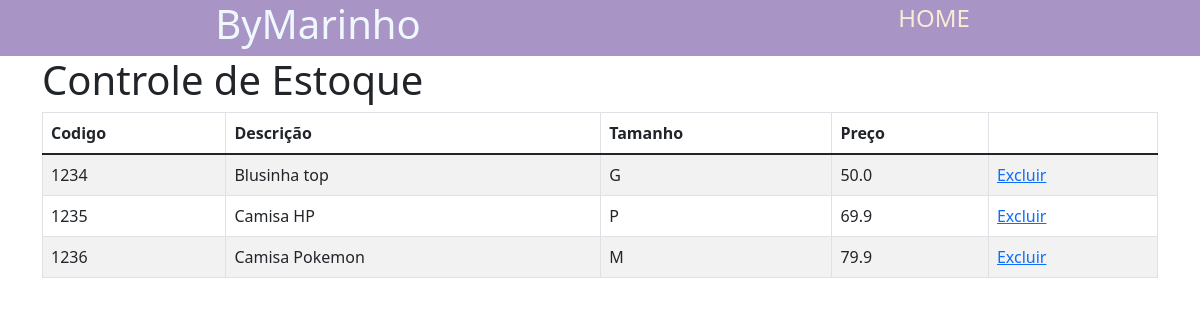
/estoque (signed in), run on an earlier commit of the app's database.
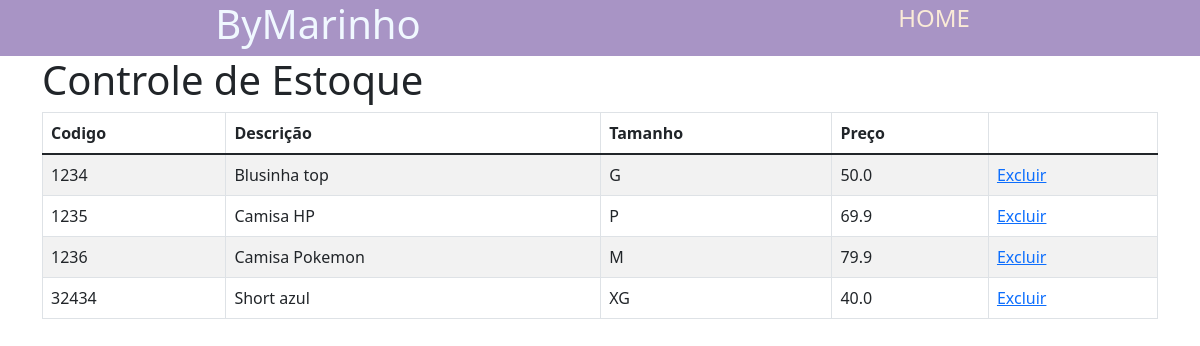
And on a later commit of the database.
### tables this page shows
CREATE TABLE itens(
          codigo TEXT NOT NULL PRIMARY KEY,
          descricao TEXT NOT NULL,
          tamanho TEXT NOT NULL,
          preco FLOAT NOT NULL
        );

### app.py (the view)
@app.route('/estoque')
def estoque():
    if 'usuario_autenticado' not in session or session['usuario_autenticado'] == None:
        return redirect(url_for('login', prox=url_for('estoque')))
    return render_template('lista.html',
        titulo='Controle de Estoque',
        produtos=itens_values()
    )

### op_bd.py (called while the page is built)
def select_itens():
    try:
        conn = sqlite3.connect('flask/sistema_loja.db')
        query = """
                    SELECT codigo, descricao, tamanho, preco
                    FROM itens ORDER BY descricao;
            """
        cursor = conn.execute(query)
        employers_dict = [
                            {'codigo': linha[0], 'descricao': linha[1], 'tamanho': linha[2], 'preco': linha[3]}
                            for linha in cursor.fetchall()
                        ]
    except:
        conn.close()
    else:
        return ({'itens': employers_dict})

### values.py (called while the page is built)
def itens_values():
    class Itens:
        def __init__(self, codigo, descricao, tamanho, preco):
            self.codigo = codigo
            self.descricao = descricao
            self.tamanho = tamanho
            self.preco = preco
    dictionary = select_itens()
    lista = []
    for i in dictionary['itens']:
        p = Itens(i['codigo'], i['descricao'], i['tamanho'], i['preco'])
        lista.append(p)
    return lista

### templates/lista.html (shortened to what this page needs)
<!DOCTYPE html>
<html lang="en">
<head>
    <link rel="stylesheet" href="../static/style_cab.css">
</head>
<body>
    <header>
        <div class="container-logo">
            <div class="logo-texto"><h1>ByMarinho</h1>
            </div>
        </div>
        <div class="menu">
            <ul>
                <li><a href="/">Home</a></li>
            </ul>
        </div>
    </header>
</body>
</html>
{% extends "template.html" %}
{% block conteudo %}
        <table class="table table-striped table-responsive table-bordered">
            <thead class="thead-default">
                <tr>
                    <th>Codigo</th>
                    <th>Descrição</th>
                    <th>Tamanho</th>
                    <th>Preço</th>
                    <th></th>
                </tr>
            </thead>
            <tbody>
            {% for produto in produtos %}
                <tr>
                    <td>{{produto.codigo}}</td>
                    <td>{{produto.descricao}}</td>
                    <td>{{produto.tamanho}}</td>
                    <td>{{produto.preco}}</td>
                    <td><a href="{{url_for('DeletarItem',codigo=produto.codigo)}}">Excluir</a></td>
                </tr>
            {% endfor %}
            </tbody>
        </table>
{% endblock %}

### templates/template.html (shortened to what this page needs)
<!DOCTYPE html>
<html>
  <head>
    <link rel = "stylesheet" href="../static/bootstrap.css">
  </head>
  <body>
    <div class="container">
        <div class="page-header">
            <h1>{{titulo}}</h1>
        </div>
        {% block conteudo %}{% endblock %}
    </div>
  </body>
</html>

### static/style_cab.css (style rules this page uses)
* { padding: 0; margin: 0; box-sizing: border-box; }
header { width: 100%; background-color: #a894c5; display: flex; justify-content: space-around; }
.menu li { display: inline-block; }
.menu li a { font-size: 24px; text-decoration: none; color: antiquewhite; text-transform: uppercase; padding: 10px 15px; border-radius: 10px; }
.logo-texto { margin-left: 20 px; color: aliceblue; }

What changed in the data, as far as the page shows it:
added itens: codigo "32434", descricao "Short azul", tamanho "XG", preco "40.0"
